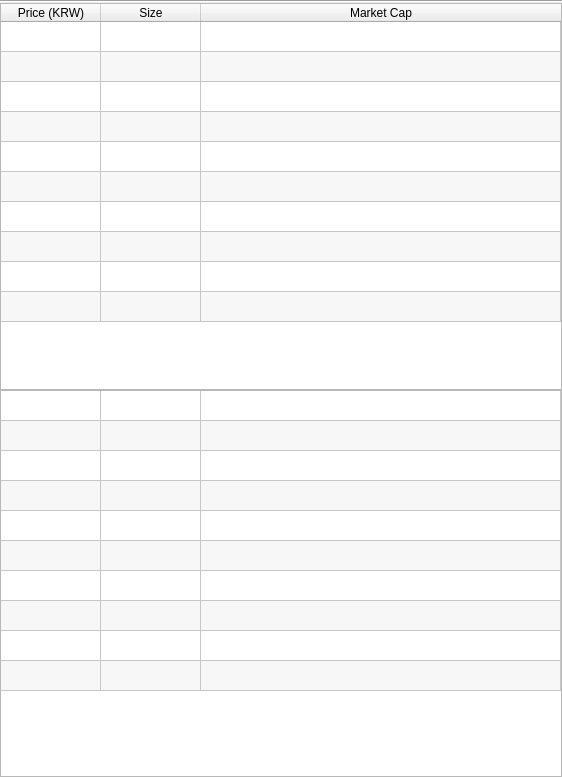
<?xml version="1.0" encoding="UTF-8"?>
<ui version="4.0">
 <class>Form</class>
 <widget class="QWidget" name="Form">
  <property name="geometry">
   <rect>
    <x>0</x>
    <y>0</y>
    <width>562</width>
    <height>777</height>
   </rect>
  </property>
  <property name="minimumSize">
   <size>
    <width>400</width>
    <height>0</height>
   </size>
  </property>
  <property name="windowTitle">
   <string>Form</string>
  </property>
  <layout class="QVBoxLayout" name="verticalLayout">
   <property name="spacing">
    <number>0</number>
   </property>
   <property name="leftMargin">
    <number>0</number>
   </property>
   <property name="topMargin">
    <number>0</number>
   </property>
   <property name="rightMargin">
    <number>0</number>
   </property>
   <property name="bottomMargin">
    <number>0</number>
   </property>
   <item>
    <widget class="Line" name="line">
     <property name="orientation">
      <enum>Qt::Horizontal</enum>
     </property>
    </widget>
   </item>
   <item>
    <widget class="QTableWidget" name="tableAsks">
     <property name="sizePolicy">
      <sizepolicy hsizetype="Minimum" vsizetype="Minimum">
       <horstretch>0</horstretch>
       <verstretch>0</verstretch>
      </sizepolicy>
     </property>
     <property name="verticalScrollBarPolicy">
      <enum>Qt::ScrollBarAlwaysOff</enum>
     </property>
     <property name="horizontalScrollBarPolicy">
      <enum>Qt::ScrollBarAlwaysOff</enum>
     </property>
     <property name="sizeAdjustPolicy">
      <enum>QAbstractScrollArea::AdjustToContents</enum>
     </property>
     <property name="editTriggers">
      <set>QAbstractItemView::NoEditTriggers</set>
     </property>
     <property name="alternatingRowColors">
      <bool>true</bool>
     </property>
     <property name="rowCount">
      <number>10</number>
     </property>
     <property name="columnCount">
      <number>3</number>
     </property>
     <attribute name="horizontalHeaderStretchLastSection">
      <bool>true</bool>
     </attribute>
     <attribute name="verticalHeaderVisible">
      <bool>false</bool>
     </attribute>
     <row/>
     <row/>
     <row/>
     <row/>
     <row/>
     <row/>
     <row/>
     <row/>
     <row/>
     <row/>
     <column>
      <property name="text">
       <string>Price (KRW)</string>
      </property>
     </column>
     <column>
      <property name="text">
       <string>Size</string>
      </property>
     </column>
     <column>
      <property name="text">
       <string>Market Cap</string>
      </property>
     </column>
    </widget>
   </item>
   <item>
    <widget class="QTableWidget" name="tableBids">
     <property name="sizePolicy">
      <sizepolicy hsizetype="Minimum" vsizetype="Minimum">
       <horstretch>0</horstretch>
       <verstretch>0</verstretch>
      </sizepolicy>
     </property>
     <property name="verticalScrollBarPolicy">
      <enum>Qt::ScrollBarAlwaysOff</enum>
     </property>
     <property name="horizontalScrollBarPolicy">
      <enum>Qt::ScrollBarAlwaysOff</enum>
     </property>
     <property name="sizeAdjustPolicy">
      <enum>QAbstractScrollArea::AdjustToContents</enum>
     </property>
     <property name="editTriggers">
      <set>QAbstractItemView::NoEditTriggers</set>
     </property>
     <property name="alternatingRowColors">
      <bool>true</bool>
     </property>
     <property name="rowCount">
      <number>10</number>
     </property>
     <property name="columnCount">
      <number>3</number>
     </property>
     <attribute name="horizontalHeaderVisible">
      <bool>false</bool>
     </attribute>
     <attribute name="horizontalHeaderStretchLastSection">
      <bool>true</bool>
     </attribute>
     <attribute name="verticalHeaderVisible">
      <bool>false</bool>
     </attribute>
     <row/>
     <row/>
     <row/>
     <row/>
     <row/>
     <row/>
     <row/>
     <row/>
     <row/>
     <row/>
     <column/>
     <column/>
     <column/>
    </widget>
   </item>
  </layout>
 </widget>
 <resources/>
 <connections/>
</ui>
